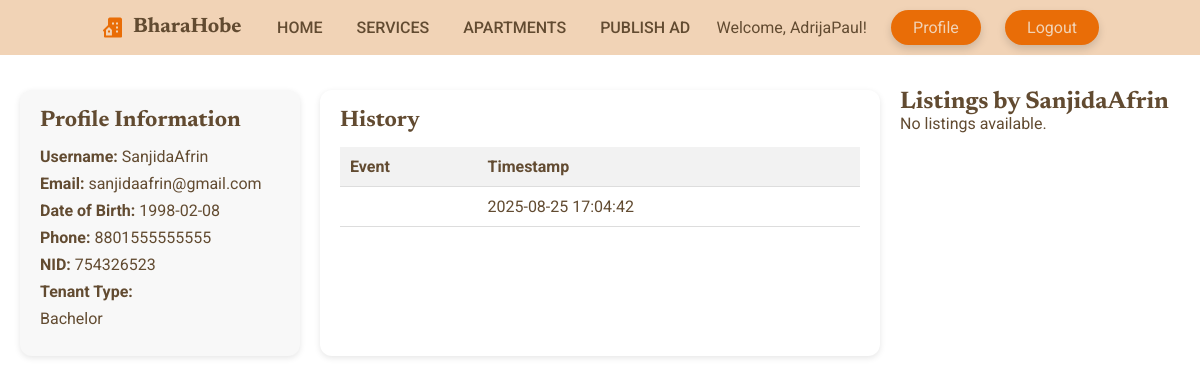
The page /BharaHobeProject/renter_profile.php?username=SanjidaAfrin (signed in) on the database as committed earlier.
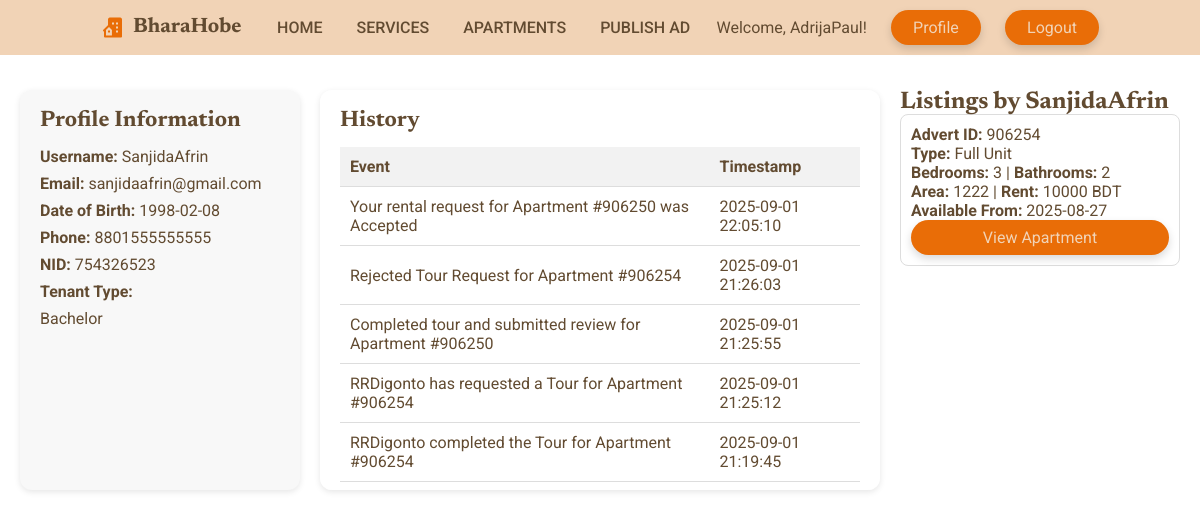
The same page on the database as committed later.
### tables this page shows
CREATE TABLE `users` (
  `username` varchar(50) NOT NULL,
  `email` varchar(50) NOT NULL,
  `date_of_birth` date NOT NULL,
  `nid` int(20) UNSIGNED NOT NULL,
  `Phone_no` bigint(20) NOT NULL,
  `password` varchar(255) NOT NULL,
  `ten_flag` tinyint(1) NOT NULL,
  `ten_type` enum('Bachelor','Family') DEFAULT NULL,
  `ren_flag` tinyint(1) NOT NULL
);

CREATE TABLE `history` (
  `username` varchar(50) NOT NULL,
  `event` text NOT NULL,
  `date_time` datetime NOT NULL DEFAULT current_timestamp()
);

CREATE TABLE `apartment` (
  `advert_id` int(10) UNSIGNED NOT NULL,
  `renter_username` varchar(50) NOT NULL,
  `no_of_bed` int(10) UNSIGNED NOT NULL,
  `no_of_wash` int(10) UNSIGNED NOT NULL,
  `available_from` date NOT NULL,
  `PO_District` varchar(30) NOT NULL,
  `Road` varchar(100) NOT NULL,
  `House_no` varchar(20) NOT NULL,
  `rent` int(10) UNSIGNED NOT NULL,
  `area` int(10) UNSIGNED DEFAULT NULL,
  `apt_type` enum('Sublet','Full Unit') DEFAULT NULL,
  `description` text NOT NULL
);

### BharaHobeProject/renter_profile.php (the view, shortened to what this page needs)
<?php
require_once('dbconnect.php');
$logged_in_username = $_SESSION['username'];
$profile_username = $_GET['username'];
$sql = "SELECT username, email, date_of_birth, Phone_no, nid, ten_type, ren_flag FROM users WHERE username='$profile_username'";
$result = mysqli_query($conn, $sql);
$user = mysqli_fetch_assoc($result);
$history_sql = "SELECT * FROM history WHERE username='$profile_username' ORDER BY date_time DESC";
$history_result = mysqli_query($conn, $history_sql);
$apartments_result = mysqli_query($conn, "
    SELECT advert_id, apt_type, rent, no_of_bed, no_of_wash, area, available_from
    FROM apartment
    WHERE renter_username='$profile_username'
    ORDER BY advert_id DESC
");
?>
<!DOCTYPE html>
<html lang="en">
<head>
<link rel="stylesheet" href="css/style.css">
<link rel="stylesheet" href="https://cdn.jsdelivr.net/npm/boxicons@latest/css/boxicons.min.css">
</head>
<body class="profile-page">
<header>
    <div class="nav container">
        <a href="index.php" class="logo"><i class='bx bxs-building-house'></i>BharaHobe</a>
        <ul class="navbar">
            <li><a href="index.php">Home</a></li>
            <li><a href="#Services">Services</a></li>
            <li><a href="apartments.php">Apartments</a></li>
            <li><a href="publishad.php">Publish Ad</a></li>
        </ul>
        <span class="welcome">Welcome, <?= htmlspecialchars($logged_in_username); ?>!</span>
        <a href="profile.php" class="btn">Profile</a>
        <a href="logout.php" class="btn">Logout</a>
    </div>
</header>
<main class="profile-container">
<div class="profile-info">
    <h2>Profile Information</h2>
    <p><strong>Username:</strong> <?= htmlspecialchars($user['username']); ?></p>
    <p><strong>Email:</strong> <?= htmlspecialchars($user['email']); ?></p>
    <p><strong>Date of Birth:</strong> <?= htmlspecialchars($user['date_of_birth']); ?></p>
    <p><strong>Phone:</strong> <?= htmlspecialchars($user['Phone_no']); ?></p>
    <p><strong>NID:</strong> <?= htmlspecialchars($user['nid']); ?></p>
    <p><strong>Tenant Type:</strong></p>
    <?php if ($logged_in_username === $user['username']): ?>
        <form method="POST" action="" class="tenant-form">
            <select name="ten_type" class="tenant-type">
                <option value="" disabled <?php if (empty($user['ten_type'])) echo 'selected'; ?>>Select Tenant Type</option>
                <option value="Family" <?php if ($user['ten_type'] == 'Family') echo 'selected'; ?>>Family</option>
                <option value="Bachelor" <?php if ($user['ten_type'] == 'Bachelor') echo 'selected'; ?>>Bachelor</option>
            </select>
            <button type="submit" name="update_ten_type" class="tenant-type-button">Update</button>
        </form>
    <?php else: ?>
        <p><?= htmlspecialchars($user['ten_type'] ?? 'Not set'); ?></p>
    <?php endif; ?>
</div>
<div class="profile-history">
    <h2>History</h2>
    <?php if (mysqli_num_rows($history_result) > 0): ?>
        <table>
            <thead>
                <tr>
                    <th>Event</th>
                    <th>Timestamp</th>
                </tr>
            </thead>
            <tbody>
                <?php while ($row = mysqli_fetch_assoc($history_result)): ?>
                    <tr>
                        <td><?= htmlspecialchars($row['event']); ?></td>
                        <td><?= htmlspecialchars($row['date_time']); ?></td>
                    </tr>
                <?php endwhile; ?>
            </tbody>
        </table>
    <?php else: ?>
        <p>No history available.</p>
    <?php endif; ?>
</div>
<div class="profile-empty">
    <h2>Listings by <?= htmlspecialchars($user['username']); ?></h2>
    <?php if (mysqli_num_rows($apartments_result) > 0): ?>
        <?php while ($apt = mysqli_fetch_assoc($apartments_result)): ?>
            <div style="border:1px solid #ddd; padding:10px; margin-bottom:10px; border-radius:8px;">
                <p><strong>Advert ID:</strong> <?= htmlspecialchars($apt['advert_id']); ?></p>
                <p><strong>Type:</strong> <?= htmlspecialchars($apt['apt_type']); ?></p>
                <p><strong>Bedrooms:</strong> <?= htmlspecialchars($apt['no_of_bed']); ?> |
                   <strong>Bathrooms:</strong> <?= htmlspecialchars($apt['no_of_wash']); ?></p>
                <p><strong>Area:</strong> <?= htmlspecialchars($apt['area']); ?> |
                   <strong>Rent:</strong> <?= htmlspecialchars($apt['rent']); ?> BDT</p>
                <p><strong>Available From:</strong> <?= htmlspecialchars($apt['available_from']); ?></p>
                <a href="apartment_details.php?id=<?= $apt['advert_id']; ?>" class="btn" style="width:100%; text-align:center;">View Apartment</a>
            </div>
        <?php endwhile; ?>
    <?php else: ?>
        <p>No listings available.</p>
    <?php endif; ?>
</div>
</main>
</body>
</html>

### BharaHobeProject/css/style.css (style rules this page uses)
* { font-family: "Roboto", sans-serif; margin: 0; padding: 0; box-sizing: border-box; scroll-behavior: smooth; scroll-padding-top: 3rem; list-style: none; text-decoration: none; }
h1, h2, h3, .logo { font-family: "Newsreader", serif; }
:root { --main-color:#e96d07 ; --second-color:#f19122 ; --title-color: #fdfdfd ; --text-color:#624b31 ; --bg-color:#f1d3b6 ; --box-shadow: 2px 2px 18px rgb(14 52 54 / 15%); }
body { color: var(--text-color); background: #fff; }
.container { max-width: 1068px; margin-left: auto; margin-right: auto; }
header { display: block; width: 100%; background: var(--bg-color); position: fixed; top: 0; left: 0; z-index: 100; }
.nav { display: flex; align-items: center; justify-content: space-between; padding: 10px 35px; }
.logo { display: flex; align-items: center; column-gap: 0.5rem; font-size: 1.3rem; font-weight: 700; color: var(--text-color); }
.logo .bx { font-size: 24px; color: var(--main-color); }
.navbar { display: flex; }
.navbar a { padding: 8px 17px; color: var(--text-color); font-size: 1rem; text-transform: uppercase; font-weight: 500; }
.btn { padding: 8px 22px; background: var(--main-color); color: var(--bg-color); border-radius: 5rem; display: flex; align-items: center; justify-content: center; text-align: center; }
.logo, .home-text h1, section h2 { font-family: "Newsreader", serif; }
.navbar a { position: relative; }
.navbar a::after { content: ""; position: absolute; width: 0%; height: 2px; background: var(--main-color); left: 0; bottom: -4px; transition: 0.3s; }
.btn { padding: 8px 22px; background: var(--main-color); color: var(--bg-color); border-radius: 5rem; transition: 0.3s; box-shadow: 0 4px 8px rgba(0,0,0,0.15); }
body.profile-page { padding-top: 70px; }
.profile-container { display: grid; grid-template-columns: 1fr 2fr 1fr; gap: 20px; margin: 20px; }
.profile-info { background: #f8f8f8; padding: 20px; border-radius: 12px; box-shadow: 0 2px 6px rgba(0,0,0,0.1); }
.profile-info h2 { margin-bottom: 15px; font-size: 1.4rem; }
.profile-info p { margin: 0.5rem 0; }
.profile-history { background: #fff; padding: 20px; border-radius: 12px; box-shadow: 0 2px 6px rgba(0,0,0,0.1); max-height: 400px; overflow-y: auto; }
.profile-history h2 { margin-bottom: 15px; font-size: 1.4rem; }
.profile-history table { width: 100%; border-collapse: collapse; }
.profile-history th, .profile-history td { padding: 10px; border-bottom: 1px solid #ddd; text-align: left; }
.profile-history th { background: #f2f2f2; position: sticky; top: 0; z-index: 1; }
.nav.container .btn { margin-left: 15px; }

Rows that differ between the two databases and show on the page:
no longer on this page (row edited): history: date_time "2025-08-25 17:04:42"
added history: event "Your rental request for Apartment #906250 was Accepted", date_time "2025-09-01 22:05:10"
added history: event "Rejected Tour Request for Apartment #906254", date_time "2025-09-01 21:26:03"
added history: event "Completed tour and submitted review for Apartment #906250", date_time "2025-09-01 21:25:55"
added history: event "RRDigonto has requested a Tour for Apartment #906254", date_time "2025-09-01 21:25:12"
added history: event "RRDigonto completed the Tour for Apartment #906254", date_time "2025-09-01 21:19:45"
added apartment: advert_id "906254", apt_type "Full Unit", no_of_bed "3", no_of_wash "2", area "1222", rent "10000", available_from "2025-08-27"
Other text that changed with them:
text no longer shown: "No listings available."
